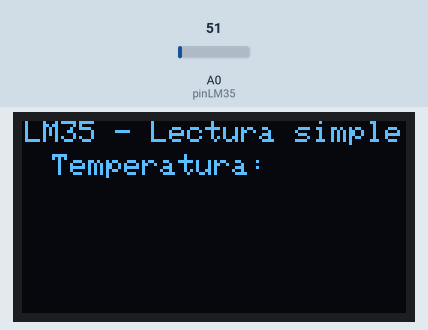
Bench run of a sketch on a simulated Arduino Uno, built with avr-gcc and run on an emulated ATmega328P. Shown: 128×64 one-colour display. The test bench sets the inputs (shaded band); at power-on: A0 (pinLM35) = 51.

Above: at 1.5 s.
1.6 s: A0 (pinLM35) set to 61
At 5.7 s:
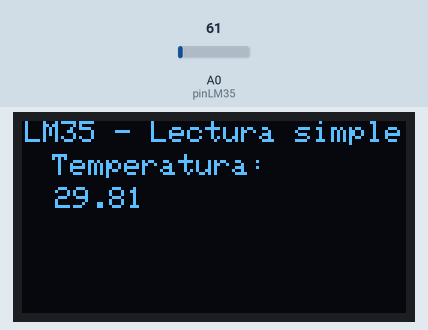
9.1 s: A0 (pinLM35) set to 71
At 11.8 s:
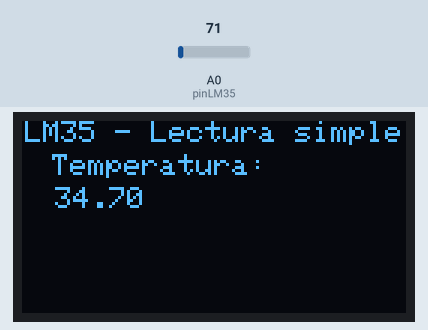
16.6 s: A0 (pinLM35) set to 86
At 21.7 s:
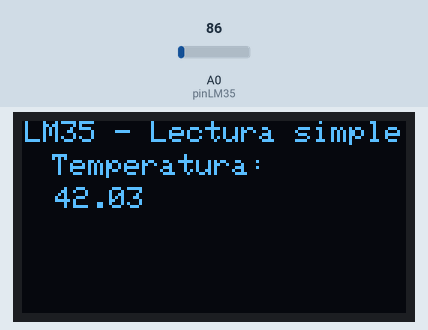
Timing chart, 0 to 23.2 s (numbered marks = the images above; inputs shaded):
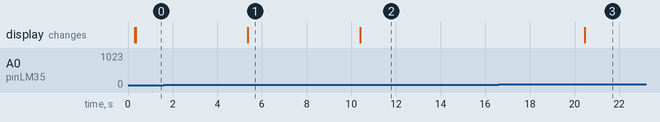

Measured:
- after the input at 1.6 s, the display: changes after 3.8 s (image 1)
- after the input at 9.1 s, the display: changes after 1.3 s (image 2)
- after the input at 16.6 s, the display: changes after 3.9 s (image 3)

The sketch:

labo3_00052720.ino
```cpp
#include <SPI.h>
#include <Wire.h>
#include <Adafruit_GFX.h>
#include <Adafruit_SH110X.h>

#define i2c_Address 0x3c

#define SCREEN_WIDTH 128
#define SCREEN_HEIGHT 64
#define OLED_RESET -1

Adafruit_SH1106G display = Adafruit_SH1106G(SCREEN_WIDTH, SCREEN_HEIGHT, &Wire, OLED_RESET);

const int pinLM35 = A0;
const unsigned long intervalo = 1000;
unsigned long ultimaMillis = 0;

void setup()   {
  Serial.begin(9600);

  delay(250);
  display.begin(i2c_Address, true);
  display.setContrast (255);

  display.clearDisplay();
  display.display();

}

void loop() {
  display.setTextSize(1);
  display.setTextColor(SH110X_WHITE);
  display.setCursor(1, 0);
  display.println("LM35 - Lectura simple");
  display.setCursor(10, 11);
  display.println("Temperatura: ");
  unsigned long ahora = millis();
  if (ahora - ultimaMillis >= intervalo) {
    ultimaMillis = ahora;

    int lectura = analogRead(pinLM35);
    const float Vref = 5.0;
    float voltaje = lectura * (Vref / 1023.0);
    float tempC = voltaje * 100.0;
  display.setCursor(11,22);
  display.println(tempC, 2);
  }

  display.display();
  delay(5000);
  display.clearDisplay();
}
```
